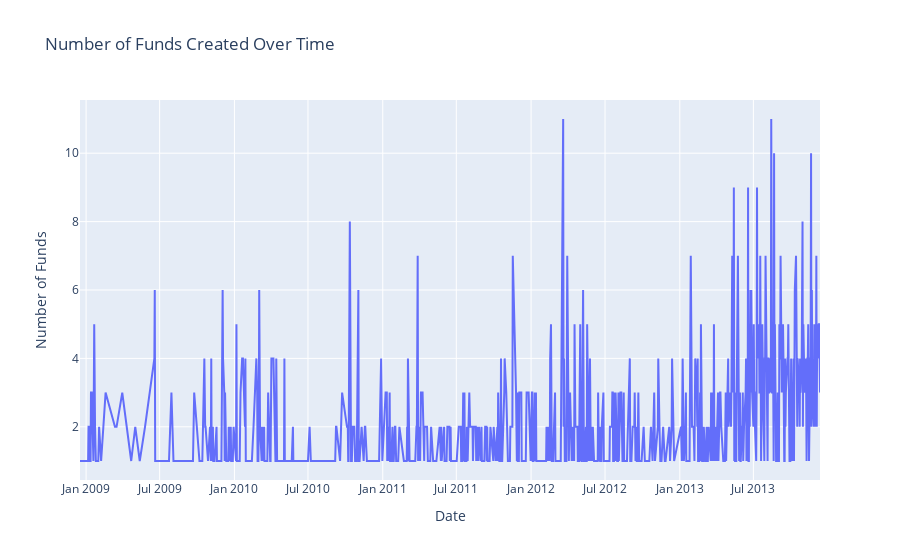

Notebook code for this chart:
### Code cell
import pandas as pd
import plotly.express as px

path="./builtin/funds.csv"
funds_df = pd.read_csv(path)

if 'created_at' in funds_df.columns:
    # Convert 'created_at' to datetime objects
    funds_df['created_at'] = pd.to_datetime(funds_df['created_at'], errors='coerce')

    # Group by date and count funds
    funds_over_time = funds_df.groupby(funds_df['created_at'].dt.date).size().reset_index(name='count')
    funds_over_time.columns = ['date', 'count']

    fig = px.line(funds_over_time, x='date', y='count',
                  title='Number of Funds Created Over Time')
    fig.update_layout(xaxis_title='Date', yaxis_title='Number of Funds')
    fig.show()
else:
    print("'created_at' column not found in funds data.")

### Figure 1 — Plotly figure (JSON) as saved in the notebook; plotly's stock layout.template omitted (floating-point values rounded to 4 significant figures; data arrays with more than 128 entries replaced by an {"elided": "..."} marker saying what was removed)
{"data": [{"hovertemplate": "date=%{x}<br>count=%{y}<extra></extra>", "legendgroup": "", "line": {"color": "#636efa", "dash": "solid"}, "marker": {"symbol": "circle"}, "mode": "lines", "name": "", "orientation": "v", "showlegend": false, "x": {"elided": "737 str values"}, "xaxis": "x", "y": {"elided": "737 int values"}, "yaxis": "y", "type": "scatter"}], "layout": {"xaxis": {"anchor": "y", "domain": [0, 1], "title": {"text": "Date"}}, "yaxis": {"anchor": "x", "domain": [0, 1], "title": {"text": "Number of Funds"}}, "legend": {"tracegroupgap": 0}, "title": {"text": "Number of Funds Created Over Time"}}}
